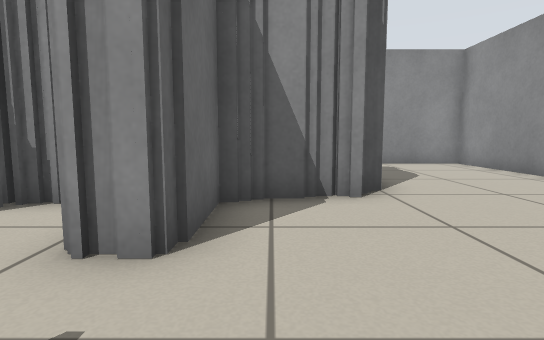
[1] (above)

12 first-person views from a walk through a Stage world. The camera is 0.5 m above the floor, tilts 6° down and sees 80° across. The lines on the ground mark 1 m squares. The floor is counted in squares, 0.5 m on a side. Each view is taken from the middle of a square. On the plan, view 1 faces up. The plan holds only what a view shows up to about 12 squares ahead; the rest is blank. Robots are left out.

[2]
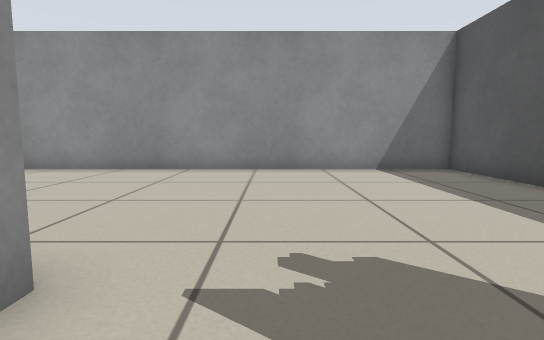

[3]
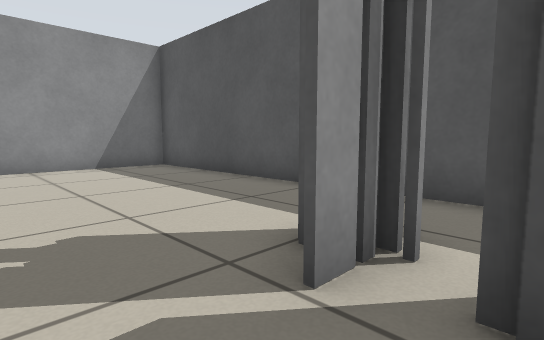

[4]
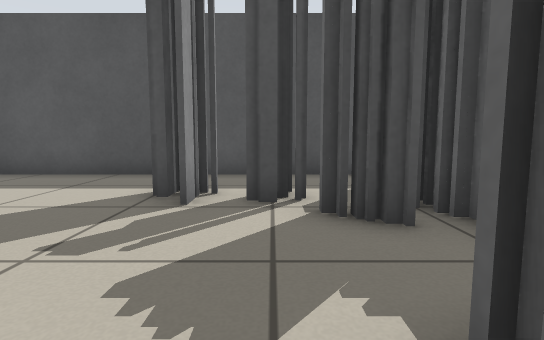

[5]
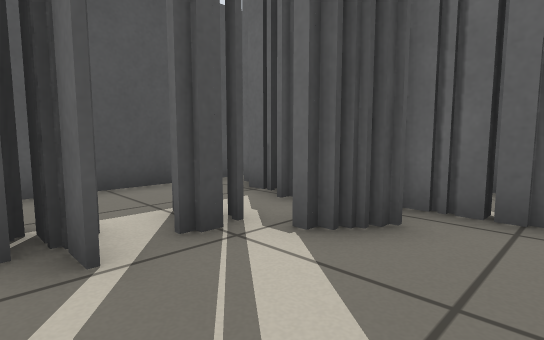

[6]
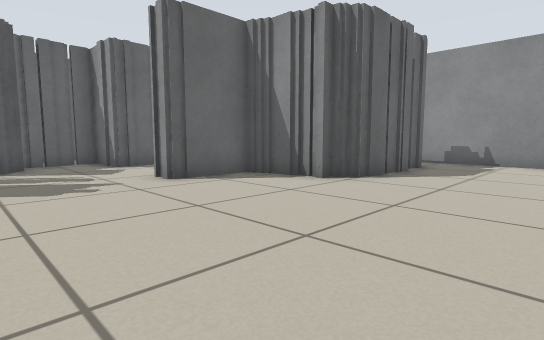

[7]
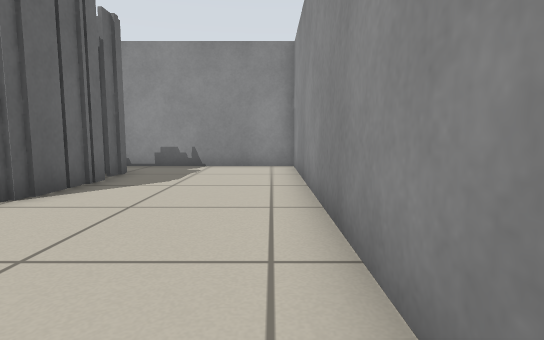

[8]
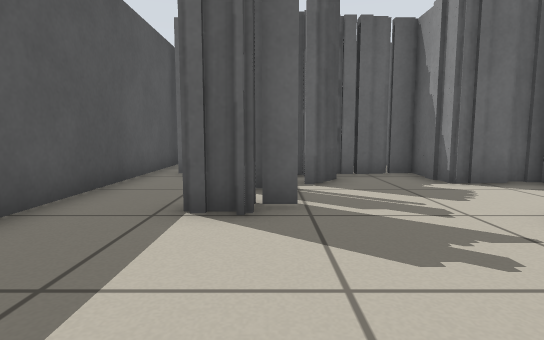

[9]
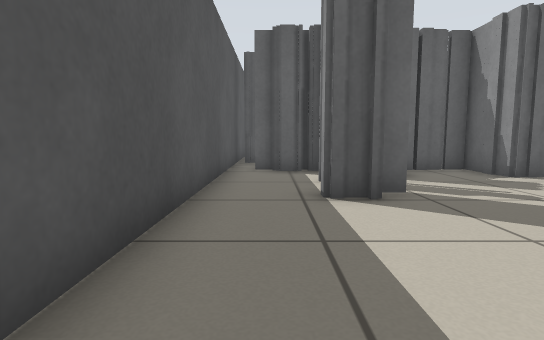

[10]
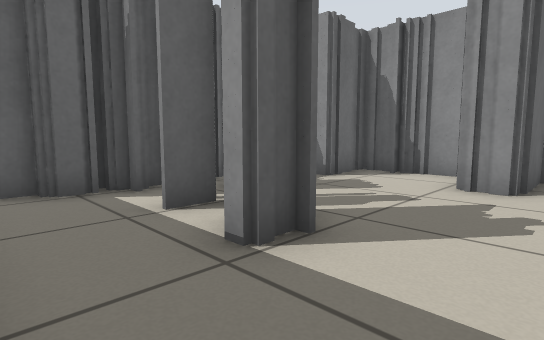

[11]
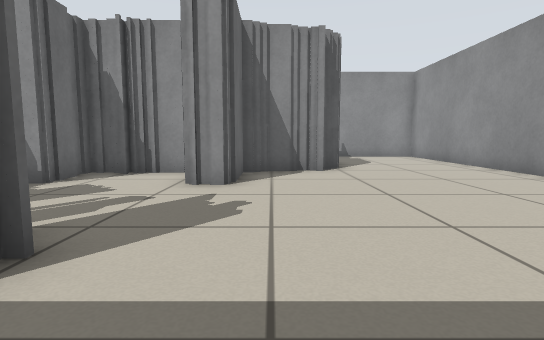

[12]
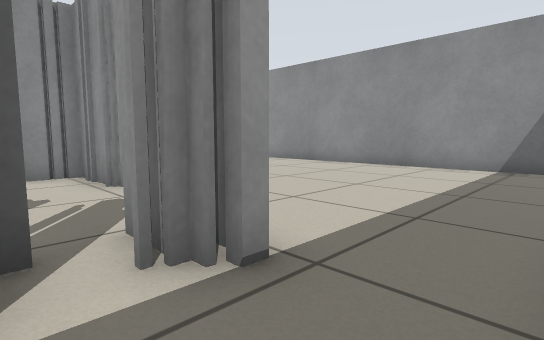

### Floor plan
Key: @ floor where view 1 was taken; # wall or solid block; . floor; T thing the floor can be seen under or through.
Columns run from 9 left of view 1 to 7 right of it. Each row starts with its distance up from view 1.
 12           #######
 11            .....#
 10            #....#
  9            #....#
  8            #....#
  7            #....#
  6           ##....#
  5     #######.....#
  4     #..##.......#
  3   ###..##.......#
  2   #.............#
  1   #.............#
  0   ###....@......#
 -1   ##.TTT........#
 -2   ##.TTT........#
 -3   #.............#
 -4 #...............#
 -5 #################

Positions as (right, up) in squares from view 1, and headings:
1: (0, 0), facing up
2: (-3, 1), facing right
3: (-4, 1), facing down-right
4: (-4, 4), facing down
5: (-2, 2), facing down-left
6: (6, -1), facing up-left
7: (6, 1), facing up
8: (2, -1), facing left
9: (3, -3), facing left
10: (0, -4), facing up-left
11: (0, -4), facing up
12: (-4, -4), facing up-right
